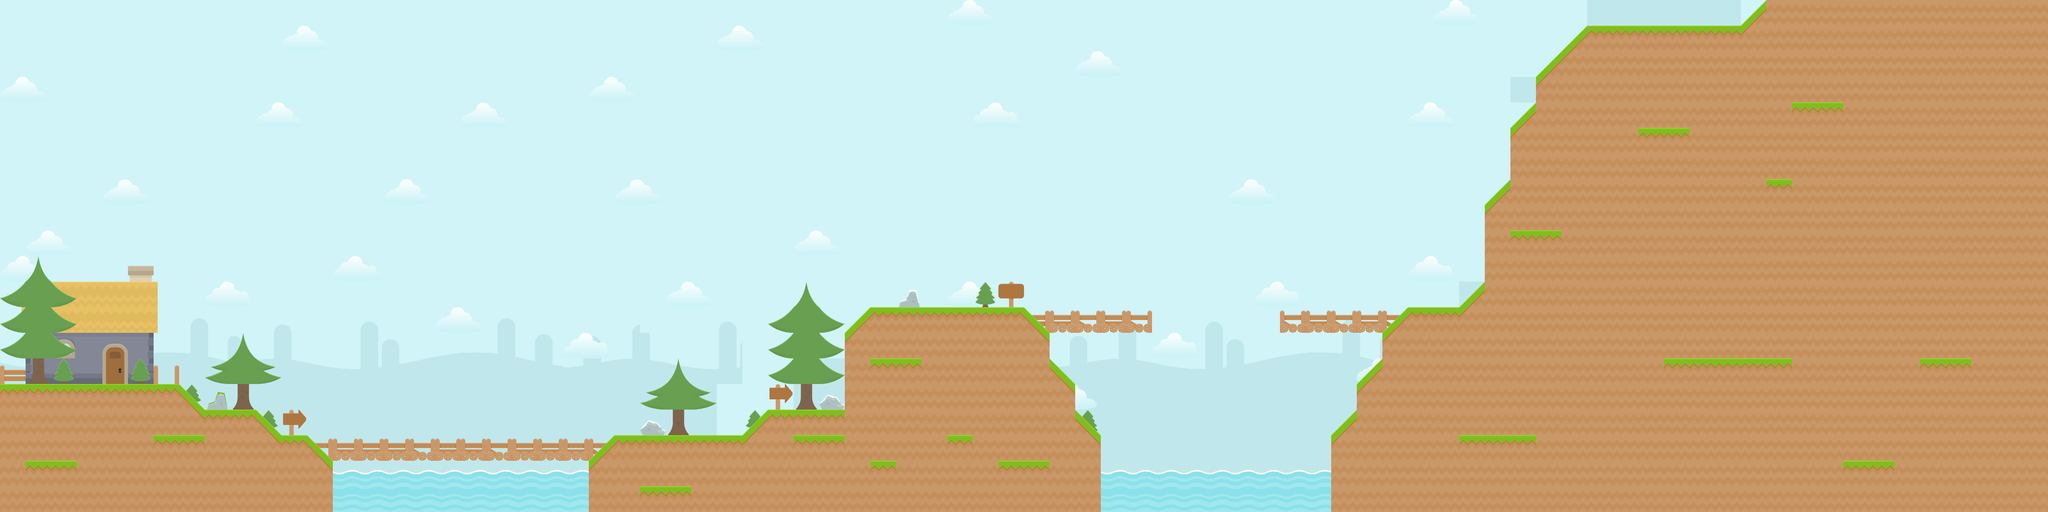

Rendered tile map (Tiled .tmx) drawn with the repository's tilesets; below, a short description and the map source with its tile grids summarised:
An orthogonal 80x20 tile map with 70x70 px tiles, 3 tile layers (background sky, background, Foreground), 5 tilesets and 10 objects (6x ground, 4x blocks).

<map version="1.0" orientation="orthogonal" width="80" height="20" tilewidth="70" tileheight="70">
 <tileset firstgid="1" name="background-tiles" tilewidth="70" tileheight="70">
  <image source="../img/background-tiles.png" width="910" height="840" />
 </tileset>
 <tileset firstgid="157" name="building-tiles" tilewidth="70" tileheight="70">
  <image source="../img/building-tiles.png" width="980" height="490" />
 </tileset>
 <tileset firstgid="255" name="ice-tiles" tilewidth="70" tileheight="70">
  <image source="../img/ice-tiles.png" width="980" height="490" />
 </tileset>
 <tileset firstgid="353" name="bg_grasslands" tilewidth="70" tileheight="70">
  <image source="../img/bg_grasslands.png" width="1024" height="512" />
 </tileset>
 <tileset firstgid="451" name="clouds" tilewidth="130" tileheight="70">
  <image source="../img/clouds.png" width="387" height="71" />
 </tileset>
 <layer name="background sky" width="80" height="20">
  <data>[1600 cells, 1600 non-empty, 106 distinct tile ids]</data>
 </layer>
 <layer name="background" width="80" height="20">
  <data>[1600 cells, 564 non-empty, 34 distinct tile ids]</data>
 </layer>
 <layer name="Foreground" width="80" height="20">
  <data>[1600 cells, 261 non-empty, 12 distinct tile ids]</data>
 </layer>
 <objectgroup color="#ff0000" name="collision" width="80" height="20">
  <object name="ground" type="ground" x="0" y="0">
   <polyline points="0,0 0,1050 490,1050 560,1120 700,1120 770,1190 840,1190 910,1260" />
  </object>
  <object name="ground" type="ground" x="1610" y="1260">
   <polyline points="0,0 70,-70 420,-70 490,-140 700,-140 700,-350 770,-420 1190,-420 1260,-350 1260,-280 1330,-210 1330,-140 1400,-70 1400,140" />
  </object>
  <object name="ground" type="ground" x="3640" y="1190">
   <polyline points="0,0 70,-70 70,-140 140,-210 140,-280 210,-350 350,-350 420,-420 420,-630 490,-700 490,-840 560,-910 560,-980 700,-1120 1120,-1120 1190,-1190 1960,-1190" />
  </object>
  <object name="ground" type="ground" x="894" y="1245">
   <polyline points="0,0 724,3" />
  </object>
  <object name="ground" type="ground" x="2855" y="897">
   <polyline points="0,0 288,0" />
  </object>
  <object name="ground" type="ground" x="3788" y="900">
   <polyline points="0,0 -279,-3" />
  </object>
 </objectgroup>
 <objectgroup name="blocks" width="80" height="20">
  <object name="blocks" type="blocks" x="1820" y="1120" width="70" height="70" />
  <object name="blocks" type="blocks" x="1890" y="1120" width="70" height="70" />
  <object name="blocks" type="blocks" x="1890" y="1050" width="70" height="70" />
  <object name="blocks" type="blocks" x="1960" y="1120" width="70" height="70" />
 </objectgroup>
</map>
